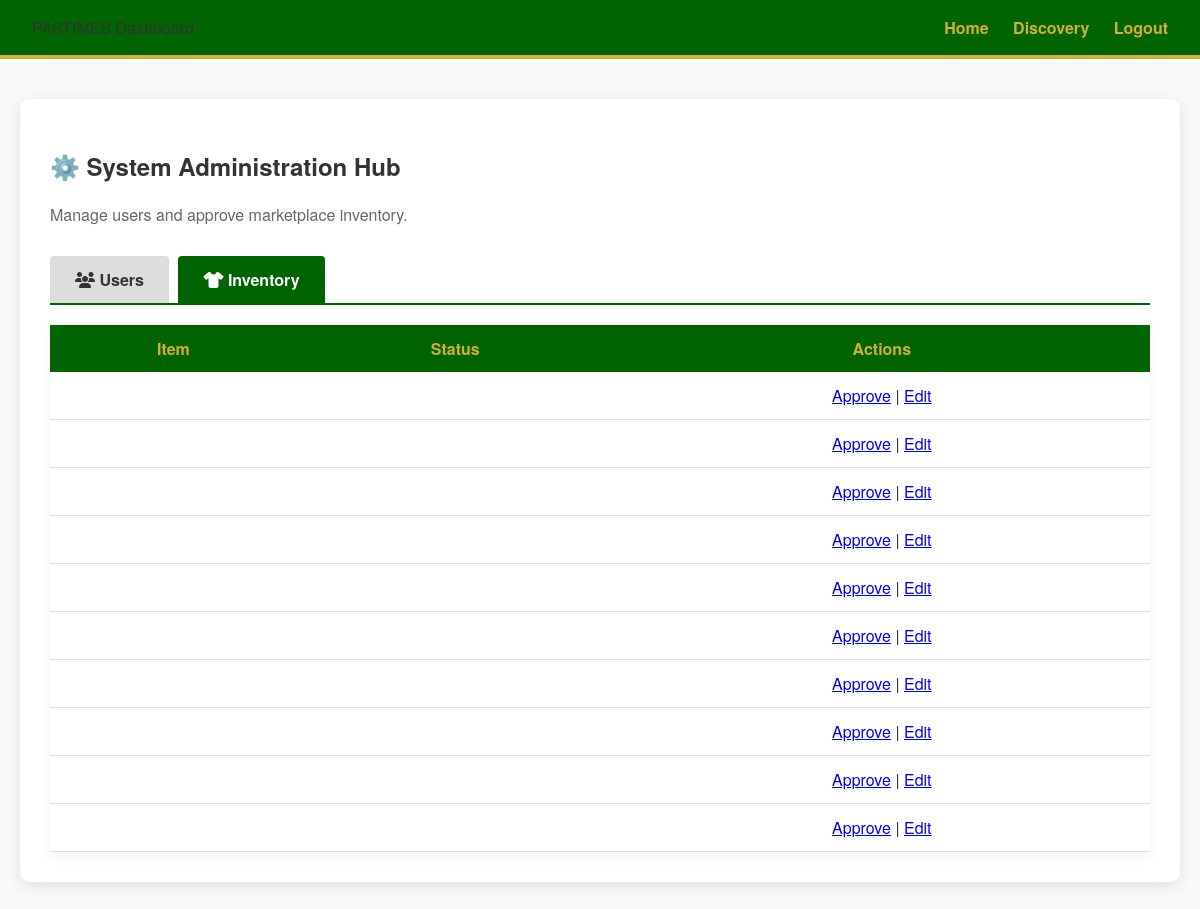
/admin.php?tab=products, run on an earlier commit of the app's database.
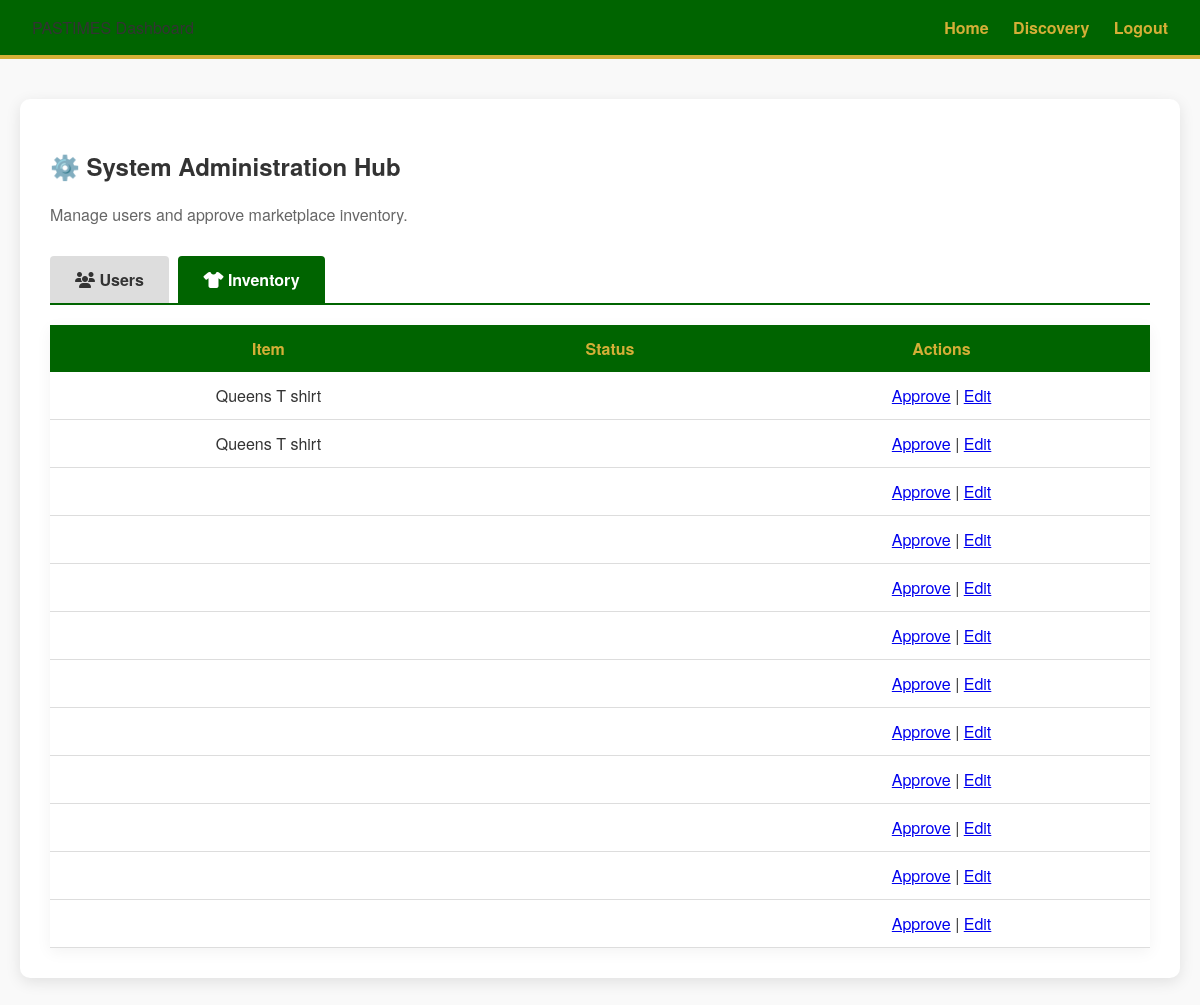
And on a later commit of the database.
### tables this page shows
CREATE TABLE `product` (
  `productId` int(11) NOT NULL,
  `itemName` varchar(255) NOT NULL,
  `userId` int(11) DEFAULT NULL,
  `brand` varchar(100) NOT NULL,
  `price` decimal(10,2) NOT NULL,
  `condition_score` int(11) DEFAULT NULL CHECK (`condition_score` between 1 and 5),
  `description` text DEFAULT NULL,
  `imagePath` varchar(255) NOT NULL,
  `isApproved` tinyint(1) DEFAULT 0,
  `size` varchar(50) DEFAULT NULL,
  `material` varchar(50) DEFAULT NULL,
  `color` varchar(50) DEFAULT NULL,
  `status` enum('Available','Sold') DEFAULT 'Available',
  `datePosted` timestamp NOT NULL DEFAULT current_timestamp(),
  `isVerified` int(11) DEFAULT 0
);

### admin.php (the view, shortened to what this page needs)
<?php
include 'DBConn.php';
$currentTab = $_GET['tab'] ?? 'users';
$userResult = mysqli_query($conn, "SELECT * FROM `user` ORDER BY isVerified ASC, userId DESC");
$productResult = mysqli_query($conn, "SELECT * FROM product ORDER BY status DESC, productId DESC");
?>
<!DOCTYPE html>
<html lang="en">
<head>
    <link rel="stylesheet" href="style.css">
    <link rel="stylesheet" href="https://cdnjs.cloudflare.com/ajax/libs/font-awesome/6.4.0/css/all.min.css">
</head>
<body>
    <nav>
        <div class="logo">PASTIMES Dashboard</div>
        <div>
            <a href="index.php">Home</a>
            <a href="discovery.php">Discovery</a>
            <a href="logout.php">Logout</a>
        </div>
    </nav>
    <div class="container" style="max-width: 1100px; margin-top: 40px;">
        <h2>⚙️ System Administration Hub</h2>
        <p style="color: #666;">Manage users and approve marketplace inventory.</p>
        <div style="margin-top: 30px; border-bottom: 2px solid var(--pastimes-green, #006400);">
            <a href="admin.php?tab=users" class="tab-btn <?php echo ($currentTab == 'users') ? 'active' : ''; ?>"><i
                    class="fas fa-users"></i> Users</a>
            <a href="admin.php?tab=products"
                class="tab-btn <?php echo ($currentTab == 'products') ? 'active' : ''; ?>"><i class="fas fa-tshirt"></i>
                Inventory</a>
        </div>
        <?php if ($currentTab == 'users'): ?>
        <table
            style="width: 100%; border-collapse: collapse; background: white; box-shadow: 0 4px 15px rgba(0,0,0,0.05);">
            <thead style="background: #f4f4f4;">
                <tr>
                    <th style="padding: 12px; text-align: left;">Name</th>
                    <th style="padding: 12px; text-align: left;">Email</th>
                    <th style="padding: 12px; text-align: left;">Role</th>
                    <th style="padding: 12px; text-align: left;">Status</th>
                    <th style="padding: 12px; text-align: left;">Actions</th>
                </tr>
            </thead>
            <tbody>
                <?php while ($row = mysqli_fetch_assoc($userResult)): ?>
                <tr style="border-bottom: 1px solid #ddd;">
                    <td style="padding: 12px;"><?php echo htmlspecialchars($row['userName']); ?></td>
                    <td style="padding: 12px;"><?php echo htmlspecialchars($row['userEmail']); ?></td>
                    <td style="padding: 12px;"><?php echo htmlspecialchars($row['role']); ?></td>
                    <td style="padding: 12px;">
                        <?php echo $row['isVerified'] ? '<span style="color:green;">Verified</span>' : '<span style="color:red;">Pending</span>'; ?>
                    </td>
                    <td style="padding: 12px;">
                        <a href="admin.php?approve_user=<?php echo $row['userId']; ?>">Approve</a> |
                        <a href="admin.php?edit_user=<?php echo $row['userId']; ?>">Edit</a> |
                        <a href="admin.php?delete_user=<?php echo $row['userId']; ?>"
                            onclick="return confirm('Are you sure?')">Delete</a>
                    </td>
                </tr>
                <?php endwhile; ?>
            </tbody>
        </table>
        <?php else: ?>
        <table
            style="width: 100%; border-collapse: collapse; background: white; box-shadow: 0 4px 15px rgba(0,0,0,0.05);">
            <thead style="background: #f4f4f4;">
                <tr>
                    <th style="padding: 12px;">Item</th>
                    <th style="padding: 12px;">Status</th>
                    <th style="padding: 12px;">Actions</th>
                </tr>
            </thead>
            <tbody>
                <?php while ($row = mysqli_fetch_assoc($productResult)): ?>
                <tr style="border-bottom: 1px solid #ddd;">
                    <td style="padding: 12px;"><?php echo htmlspecialchars($row['itemName']); ?></td>
                    <td style="padding: 12px;"><?php echo htmlspecialchars($row['status']); ?></td>
                    <td style="padding: 12px;">
                        <a href="admin.php?approve_product=<?php echo $row['productId']; ?>">Approve</a> |
                        <a href="admin.php?edit_product=<?php echo $row['productId']; ?>">Edit</a>
                    </td>
                </tr>
                <?php endwhile; ?>
            </tbody>
        </table>
        <?php endif; ?>
    </div>
</body>
</html>

What changed in the data, as far as the page shows it:
added product: itemName "Queens T shirt"
added product: itemName "Queens T shirt"
